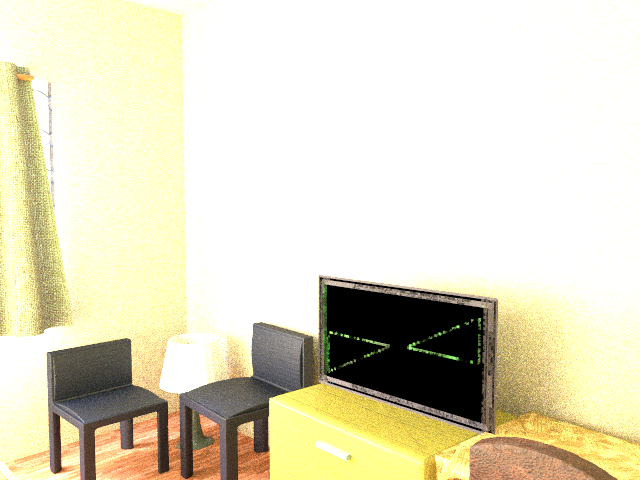
#> input picture Labs/LabExams/LabExam-1B/Q1.png, 640 x 480 px
$ python -i EdgeDetection.py   (imports and definitions only)
#> lines starting #> are read from the running program, lines starting #| are printed output that depends on the picture
import numpy as np
from scipy import ndimage

def pad_image(image, pad_width):
    """Add zero padding to image."""
    return np.pad(image, pad_width, mode='constant', constant_values=0)

def sobel_operator():
    """Return Sobel operators for x and y directions."""
    sobel_x = np.array([[-1, 0, 1],
                        [-2, 0, 2],
                        [-1, 0, 1]])
#> sobel_x = [[-1, 0, 1], [-2, 0, 2], [-1, 0, 1]]

    sobel_y = np.array([[-1, -2, -1],
                        [0, 0, 0],
                        [1, 2, 1]])
    return sobel_x, sobel_y

# [10 lines left out: function prewitt_operator, not called in this run]

def is_rgb(image):
    """Check if image is RGB."""
    return len(image.shape) == 3 and image.shape[2] == 3

# [114 lines left out: functions process_rgb_channels, detect_edges_sobel, detect_edges_prewitt, laplacian_operator, detect_edges_laplacian, canny_edge_detection, not called in this run]


def unsharp_mask(image, radius=1, amount=1.0, threshold=0):
    """Advanced unsharp masking with edge-awareness.

    Args:
        image: Input image
        radius: Gaussian blur radius
        amount: Sharpening strength (1.0-2.0 typical)
        threshold: Minimum brightness difference to sharpen
    """
    if is_rgb(image):
        return process_rgb_channels(image, unsharp_mask, radius, amount, threshold)

    # Convert to float for processing
    image = image.astype(np.float32)

    # Create blurred version
    blurred = ndimage.gaussian_filter(image, radius)

    # Calculate high-pass (detail) component
    highpass = image - blurred

    # Calculate local contrast for edge-awareness
    local_contrast = ndimage.gaussian_filter(np.abs(highpass), radius * 2)

    # Create edge-aware mask
    edge_mask = 1.0 / (1.0 + np.exp(-local_contrast + threshold))

    # Apply sharpening with edge-awareness
    sharpened = image + (highpass * amount * edge_mask)

    # Clip values and convert back to uint8
    return np.clip(sharpened, 0, 255).astype(np.uint8)

# [35 lines left out: function adaptive_sharpen, not called in this run]

def edge_aware_sharpen(image, radius=1, amount=1.0, threshold=10):
    """Edge-aware sharpening using gradient information.

    Args:
        image: Input image
        radius: Gaussian blur radius
        amount: Sharpening strength
        threshold: Edge detection threshold
    """
    if is_rgb(image):
        return process_rgb_channels(image, edge_aware_sharpen, radius, amount, threshold)

    # Get edge information using Sobel
    sobel_x, sobel_y = sobel_operator()
#> sobel_x = [[-1, 0, 1], [-2, 0, 2], [-1, 0, 1]]
    grad_x = ndimage.convolve(image, sobel_x)
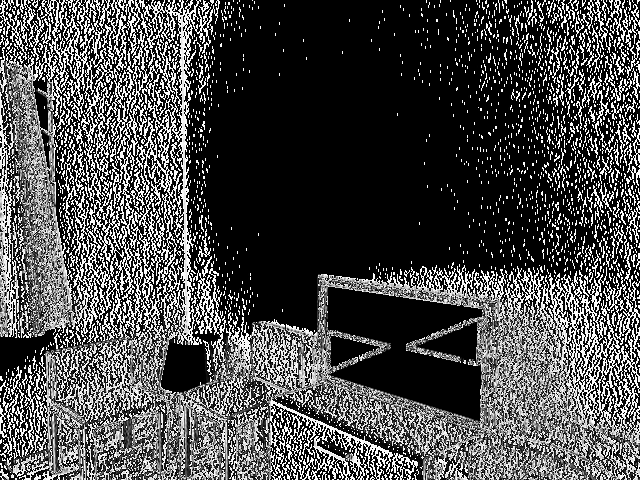
#> grad_x: shape (480, 640); min 0, max 255, mean 74.5
    grad_y = ndimage.convolve(image, sobel_y)
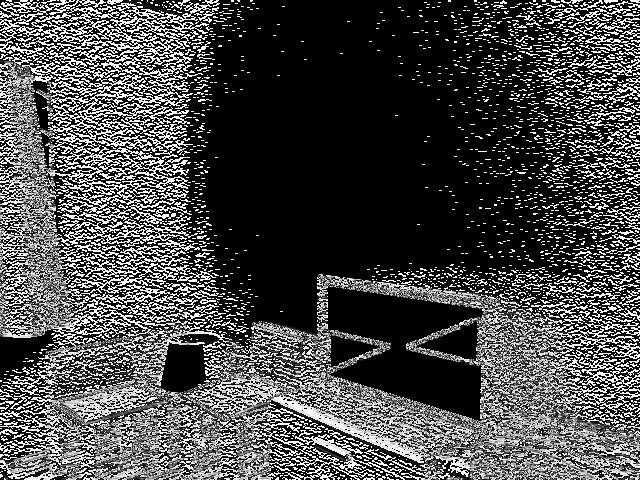
#> grad_y: shape (480, 640); min 0, max 255, mean 73.4
    gradient = np.sqrt(grad_x**2 + grad_y**2)
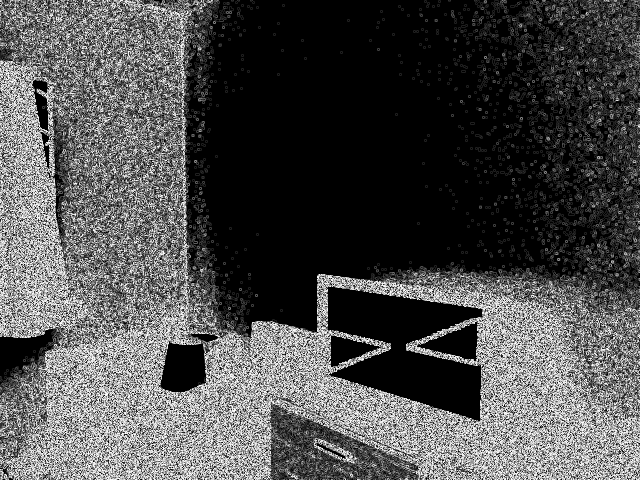
#> gradient: shape (480, 640) float16; min 0, max 15.81, mean 4.85; drawn with min black and max white

    # Create edge-aware mask
    edge_mask = gradient > threshold
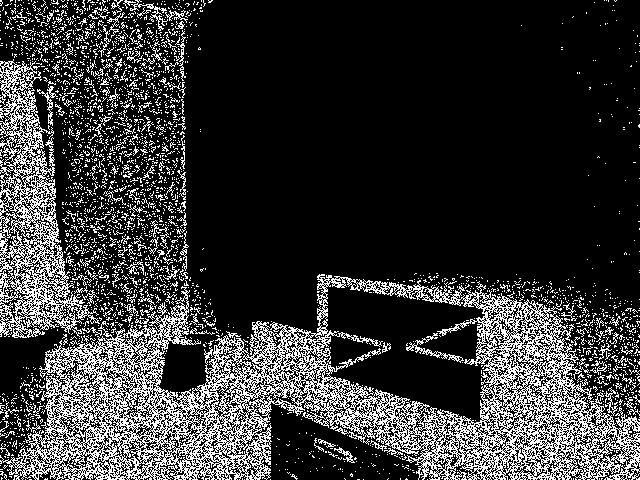
#> edge_mask: shape (480, 640) bool; 21% white in thin lines or dots

    # Apply unsharp masking only to non-edge regions
    sharpened = unsharp_mask(image, radius, amount)
#> in unsharp_mask, `highpass = image - blurred`:
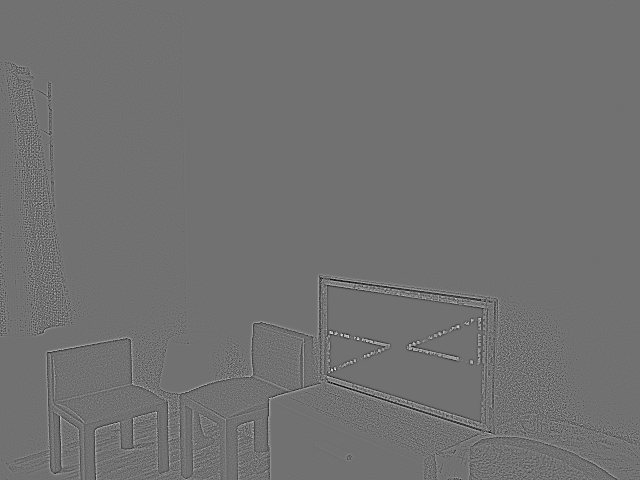
#> highpass: shape (480, 640) float32; min -102.7, max 128, mean 0; drawn with min black and max white
#> in unsharp_mask, `edge_mask = 1.0 / (1.0 + np.exp(-local_contrast + threshold))`:
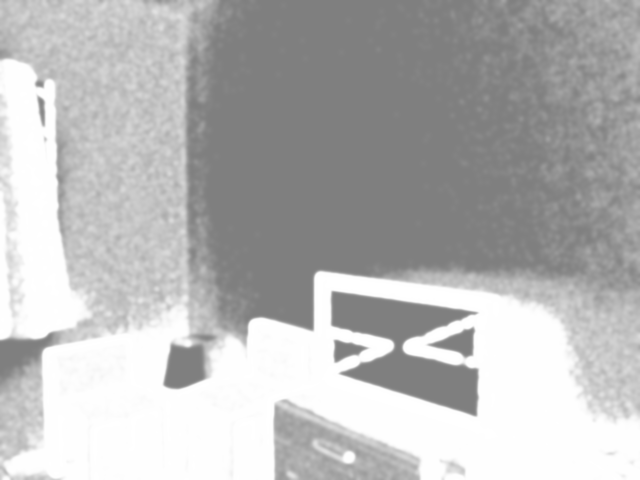
#> edge_mask: shape (480, 640) float32; min 0.5, max 1, mean 0.722
#> in unsharp_mask, `sharpened = image + (highpass * amount * edge_mask)`:
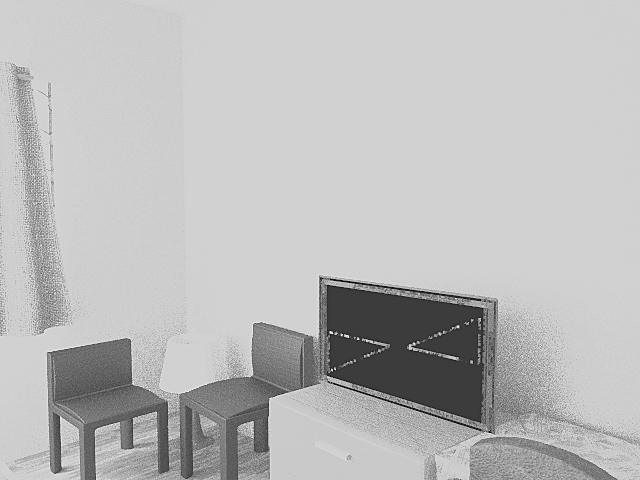
#> sharpened: shape (480, 640) float32; min -102.7, max 333, mean 218.1; drawn with min black and max white

    # Blend based on edge mask
    return np.where(edge_mask, image, sharpened)

>>> import cv2
>>> picture = cv2.imread('../Q1.png', cv2.IMREAD_GRAYSCALE)
>>> result = edge_aware_sharpen(picture)

$ run again, on Labs/LabExams/LabExam-1B/Q2.png
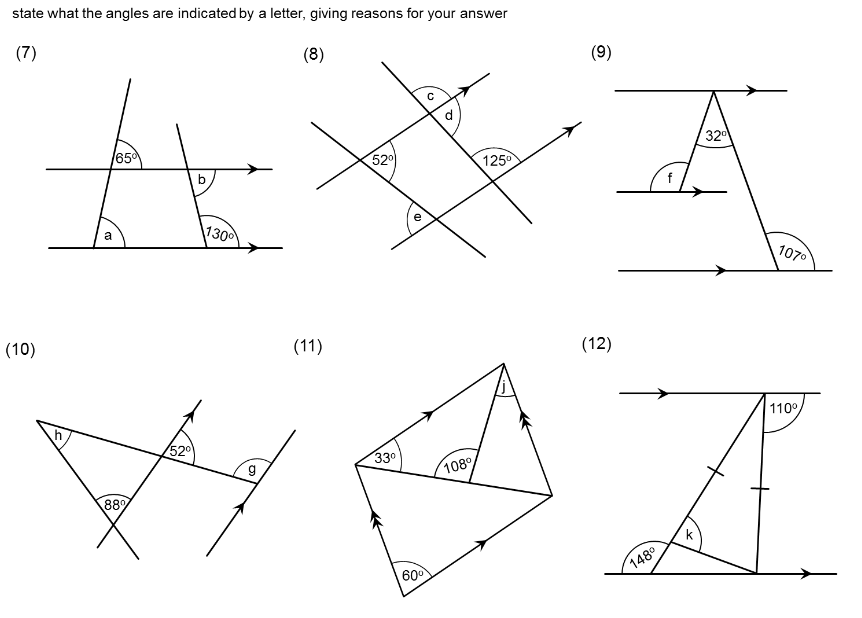
#> input picture Labs/LabExams/LabExam-1B/Q2.png, 862 x 618 px
#> picture is the input picture: shape (618, 862); min 0, max 255, mean 248.6
#> in edge_aware_sharpen, `edge_mask = gradient > threshold`:
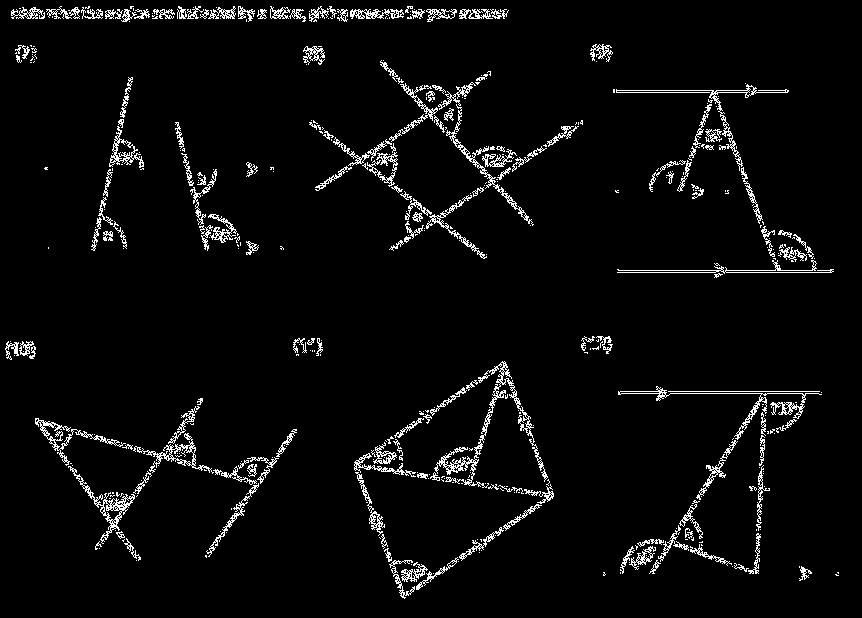
#> edge_mask: shape (618, 862) bool; 4.1% white in thin lines or dots
#> in unsharp_mask, `sharpened = image + (highpass * amount * edge_mask)`:
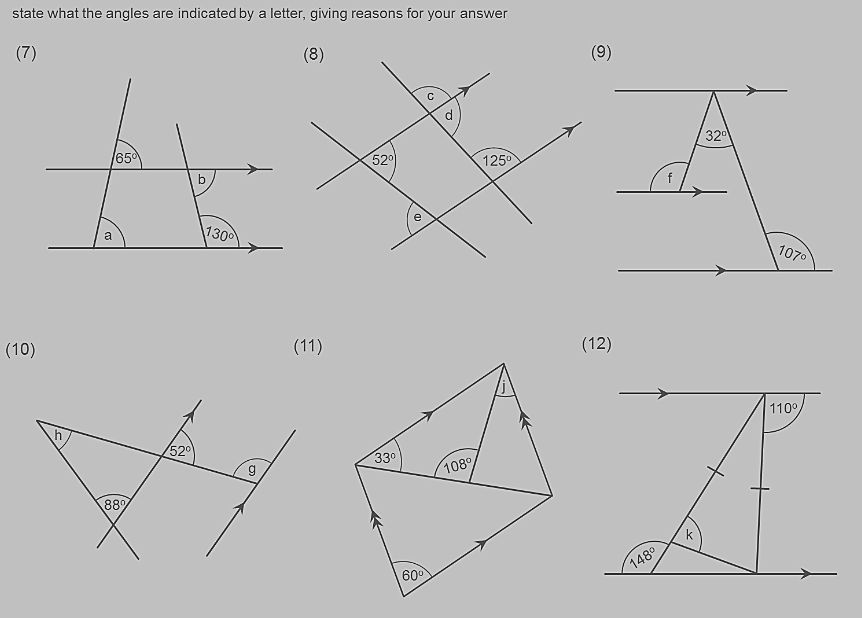
#> sharpened: shape (618, 862) float32; min -176.8, max 394, mean 248.6; drawn with min black and max white

$ run again, on Labs/LabExams/LabExam-1B/Q3.png
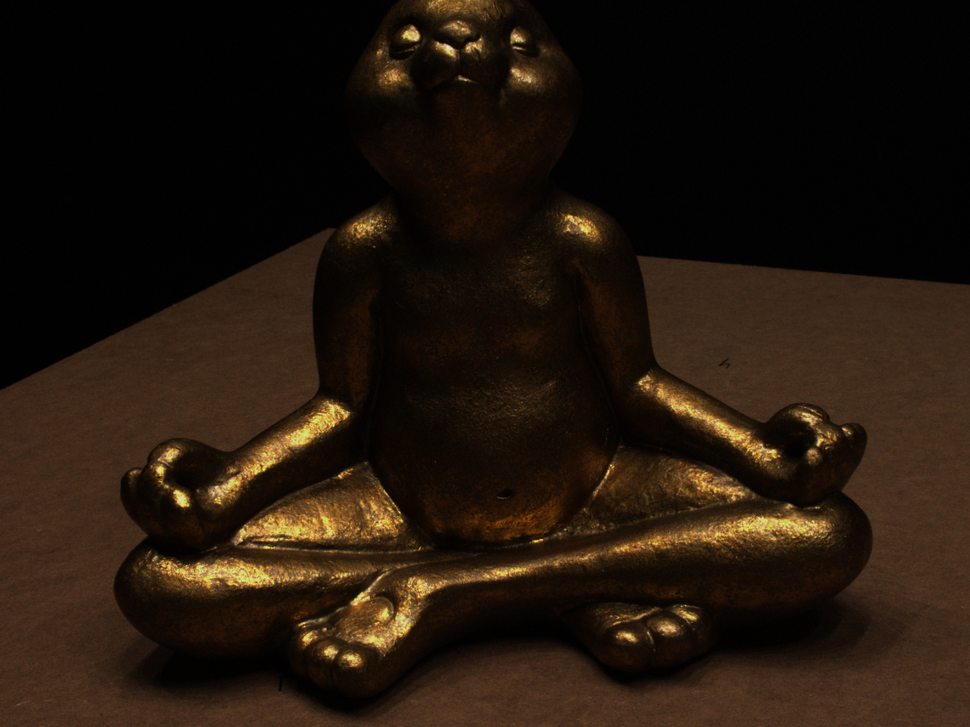
#> input picture Labs/LabExams/LabExam-1B/Q3.png, 970 x 727 px, shrunk from 1600 x 1200 before the run
#> in edge_aware_sharpen, `edge_mask = gradient > threshold`:
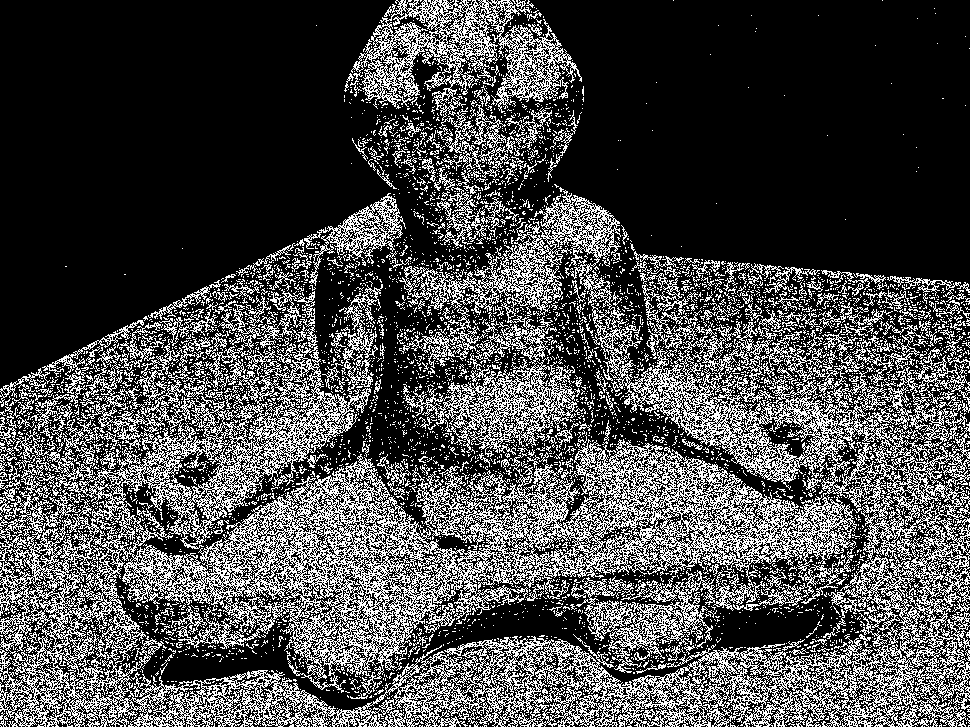
#> edge_mask: shape (727, 970) bool; 29% white in thin lines or dots
#> in unsharp_mask, `edge_mask = 1.0 / (1.0 + np.exp(-local_contrast + threshold))`:
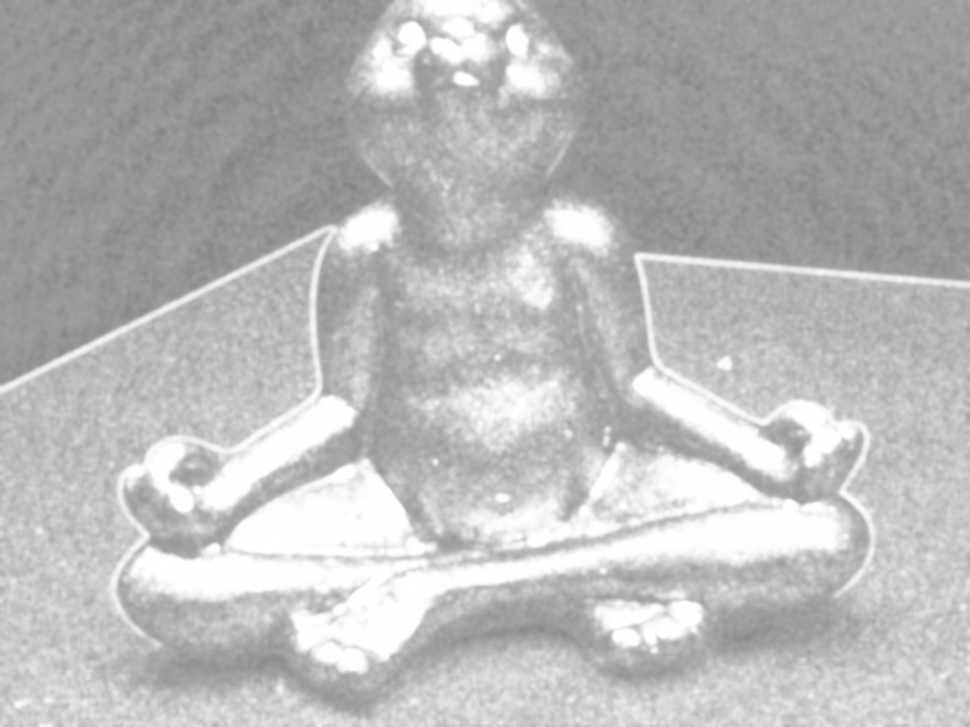
#> edge_mask: shape (727, 970) float32; min 0.52, max 1, mean 0.73

$ run again, on Labs/LabExams/LabExam-1B/Q3-Explain.png
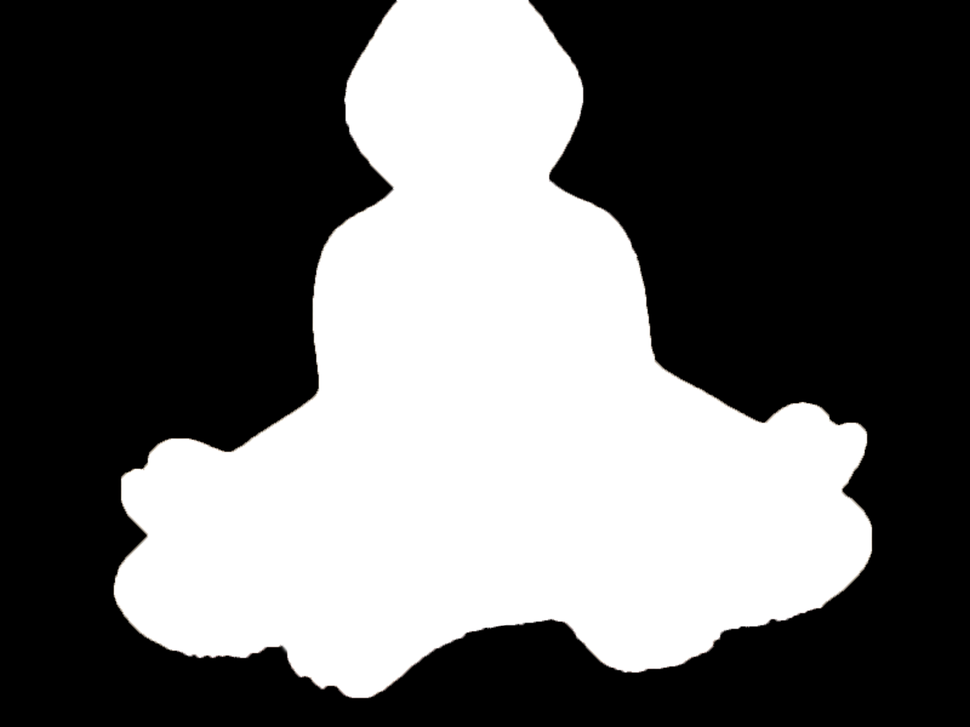
#> input picture Labs/LabExams/LabExam-1B/Q3-Explain.png, 970 x 727 px, shrunk from 1600 x 1200 before the run
#> in unsharp_mask, `sharpened = image + (highpass * amount * edge_mask)`:
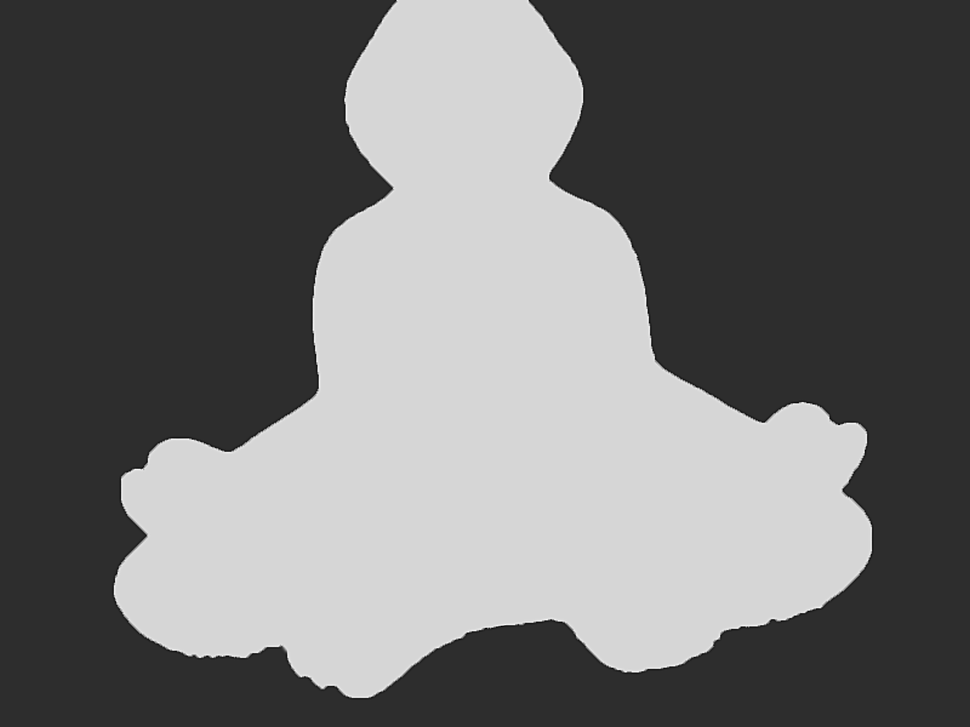
#> sharpened: shape (727, 970) float32; min -69.21, max 315.9, mean 100.3; drawn with min black and max white
